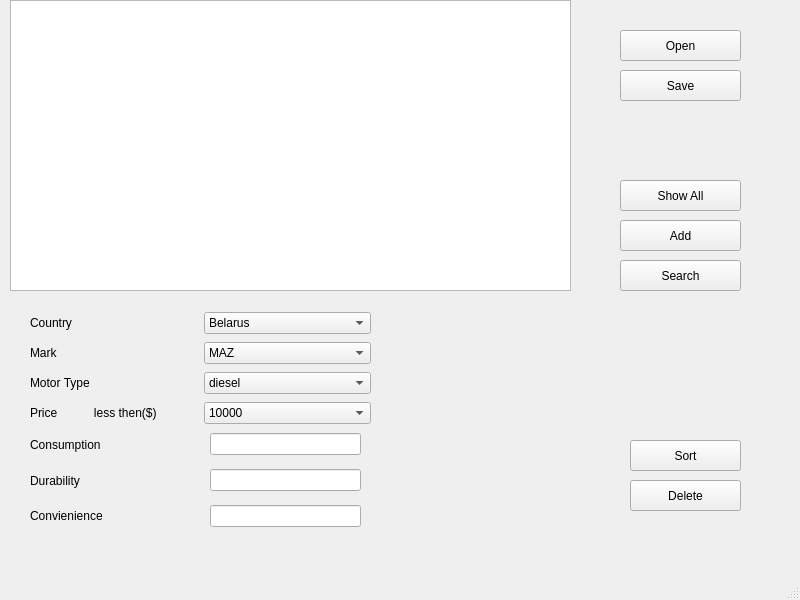
<?xml version="1.0" encoding="UTF-8"?>
<ui version="4.0">
 <class>MainWindow</class>
 <widget class="QMainWindow" name="MainWindow">
  <property name="enabled">
   <bool>true</bool>
  </property>
  <property name="geometry">
   <rect>
    <x>0</x>
    <y>0</y>
    <width>800</width>
    <height>600</height>
   </rect>
  </property>
  <property name="minimumSize">
   <size>
    <width>800</width>
    <height>600</height>
   </size>
  </property>
  <property name="maximumSize">
   <size>
    <width>800</width>
    <height>600</height>
   </size>
  </property>
  <property name="windowTitle">
   <string>AutoShop</string>
  </property>
  <widget class="QWidget" name="centralwidget">
   <widget class="QTextEdit" name="textEdit">
    <property name="geometry">
     <rect>
      <x>10</x>
      <y>0</y>
      <width>561</width>
      <height>291</height>
     </rect>
    </property>
   </widget>
   <widget class="QPushButton" name="btnOpen">
    <property name="geometry">
     <rect>
      <x>620</x>
      <y>30</y>
      <width>121</width>
      <height>31</height>
     </rect>
    </property>
    <property name="cursor">
     <cursorShape>ArrowCursor</cursorShape>
    </property>
    <property name="text">
     <string>Open</string>
    </property>
   </widget>
   <widget class="QPushButton" name="btnSave">
    <property name="geometry">
     <rect>
      <x>620</x>
      <y>70</y>
      <width>121</width>
      <height>31</height>
     </rect>
    </property>
    <property name="text">
     <string>Save</string>
    </property>
   </widget>
   <widget class="QPushButton" name="btnAdd">
    <property name="geometry">
     <rect>
      <x>620</x>
      <y>220</y>
      <width>121</width>
      <height>31</height>
     </rect>
    </property>
    <property name="text">
     <string>Add</string>
    </property>
   </widget>
   <widget class="QPushButton" name="btnShow">
    <property name="geometry">
     <rect>
      <x>620</x>
      <y>180</y>
      <width>121</width>
      <height>31</height>
     </rect>
    </property>
    <property name="text">
     <string>Show All</string>
    </property>
   </widget>
   <widget class="QPushButton" name="btnDelete">
    <property name="geometry">
     <rect>
      <x>630</x>
      <y>480</y>
      <width>111</width>
      <height>31</height>
     </rect>
    </property>
    <property name="text">
     <string>Delete</string>
    </property>
   </widget>
   <widget class="QPushButton" name="btnSort">
    <property name="geometry">
     <rect>
      <x>630</x>
      <y>440</y>
      <width>111</width>
      <height>31</height>
     </rect>
    </property>
    <property name="text">
     <string>Sort</string>
    </property>
   </widget>
   <widget class="QPushButton" name="btnSearch">
    <property name="geometry">
     <rect>
      <x>620</x>
      <y>260</y>
      <width>121</width>
      <height>31</height>
     </rect>
    </property>
    <property name="text">
     <string>Search</string>
    </property>
   </widget>
   <widget class="QWidget" name="layoutWidget">
    <property name="geometry">
     <rect>
      <x>30</x>
      <y>310</y>
      <width>341</width>
      <height>26</height>
     </rect>
    </property>
    <layout class="QHBoxLayout" name="horizontalLayout">
     <item>
      <widget class="QLabel" name="labelCountry">
       <property name="text">
        <string>Country</string>
       </property>
      </widget>
     </item>
     <item>
      <widget class="QComboBox" name="comboBoxCountry">
       <property name="editable">
        <bool>false</bool>
       </property>
       <item>
        <property name="text">
         <string>Belarus</string>
        </property>
       </item>
       <item>
        <property name="text">
         <string>Germany</string>
        </property>
       </item>
       <item>
        <property name="text">
         <string>USA</string>
        </property>
       </item>
      </widget>
     </item>
    </layout>
   </widget>
   <widget class="QWidget" name="layoutWidget">
    <property name="geometry">
     <rect>
      <x>30</x>
      <y>370</y>
      <width>341</width>
      <height>26</height>
     </rect>
    </property>
    <layout class="QHBoxLayout" name="horizontalLayout_3">
     <item>
      <widget class="QLabel" name="labelMotorType">
       <property name="text">
        <string>Motor Type</string>
       </property>
      </widget>
     </item>
     <item>
      <widget class="QComboBox" name="comboBoxMotorType">
       <item>
        <property name="text">
         <string>diesel</string>
        </property>
       </item>
       <item>
        <property name="text">
         <string>gas</string>
        </property>
       </item>
      </widget>
     </item>
    </layout>
   </widget>
   <widget class="QWidget" name="layoutWidget">
    <property name="geometry">
     <rect>
      <x>30</x>
      <y>340</y>
      <width>341</width>
      <height>26</height>
     </rect>
    </property>
    <layout class="QHBoxLayout" name="horizontalLayout_2">
     <item>
      <widget class="QLabel" name="labelMark">
       <property name="text">
        <string>Mark</string>
       </property>
      </widget>
     </item>
     <item>
      <widget class="QComboBox" name="comboBoxMark">
       <item>
        <property name="text">
         <string>MAZ</string>
        </property>
       </item>
       <item>
        <property name="text">
         <string>MAN</string>
        </property>
       </item>
       <item>
        <property name="text">
         <string>Boar</string>
        </property>
       </item>
       <item>
        <property name="text">
         <string>Cat</string>
        </property>
       </item>
      </widget>
     </item>
    </layout>
   </widget>
   <widget class="QWidget" name="layoutWidget">
    <property name="geometry">
     <rect>
      <x>30</x>
      <y>400</y>
      <width>341</width>
      <height>26</height>
     </rect>
    </property>
    <layout class="QHBoxLayout" name="horizontalLayout_4">
     <item>
      <widget class="QLabel" name="labelPrice">
       <property name="text">
        <string>Price           less then($)</string>
       </property>
      </widget>
     </item>
     <item>
      <widget class="QComboBox" name="comboBoxPrice">
       <item>
        <property name="text">
         <string>10000</string>
        </property>
       </item>
       <item>
        <property name="text">
         <string>20000</string>
        </property>
       </item>
       <item>
        <property name="text">
         <string>30000</string>
        </property>
       </item>
       <item>
        <property name="text">
         <string>50000</string>
        </property>
       </item>
      </widget>
     </item>
    </layout>
   </widget>
   <widget class="QWidget" name="layoutWidget">
    <property name="geometry">
     <rect>
      <x>210</x>
      <y>425</y>
      <width>151</width>
      <height>111</height>
     </rect>
    </property>
    <layout class="QVBoxLayout" name="verticalLayout">
     <item>
      <widget class="QLineEdit" name="lineEditEat"/>
     </item>
     <item>
      <widget class="QLineEdit" name="lineEditDur"/>
     </item>
     <item>
      <widget class="QLineEdit" name="lineEditCon"/>
     </item>
    </layout>
   </widget>
   <widget class="QWidget" name="layoutWidget">
    <property name="geometry">
     <rect>
      <x>30</x>
      <y>430</y>
      <width>171</width>
      <height>101</height>
     </rect>
    </property>
    <layout class="QVBoxLayout" name="verticalLayout_2">
     <item>
      <widget class="QLabel" name="labelEat">
       <property name="text">
        <string>Consumption</string>
       </property>
      </widget>
     </item>
     <item>
      <widget class="QLabel" name="labelDur">
       <property name="text">
        <string>Durability</string>
       </property>
      </widget>
     </item>
     <item>
      <widget class="QLabel" name="labelCon">
       <property name="text">
        <string>Convienience</string>
       </property>
      </widget>
     </item>
    </layout>
   </widget>
  </widget>
  <widget class="QMenuBar" name="menubar">
   <property name="geometry">
    <rect>
     <x>0</x>
     <y>0</y>
     <width>800</width>
     <height>22</height>
    </rect>
   </property>
  </widget>
  <widget class="QStatusBar" name="statusbar"/>
 </widget>
 <resources/>
 <connections/>
</ui>
